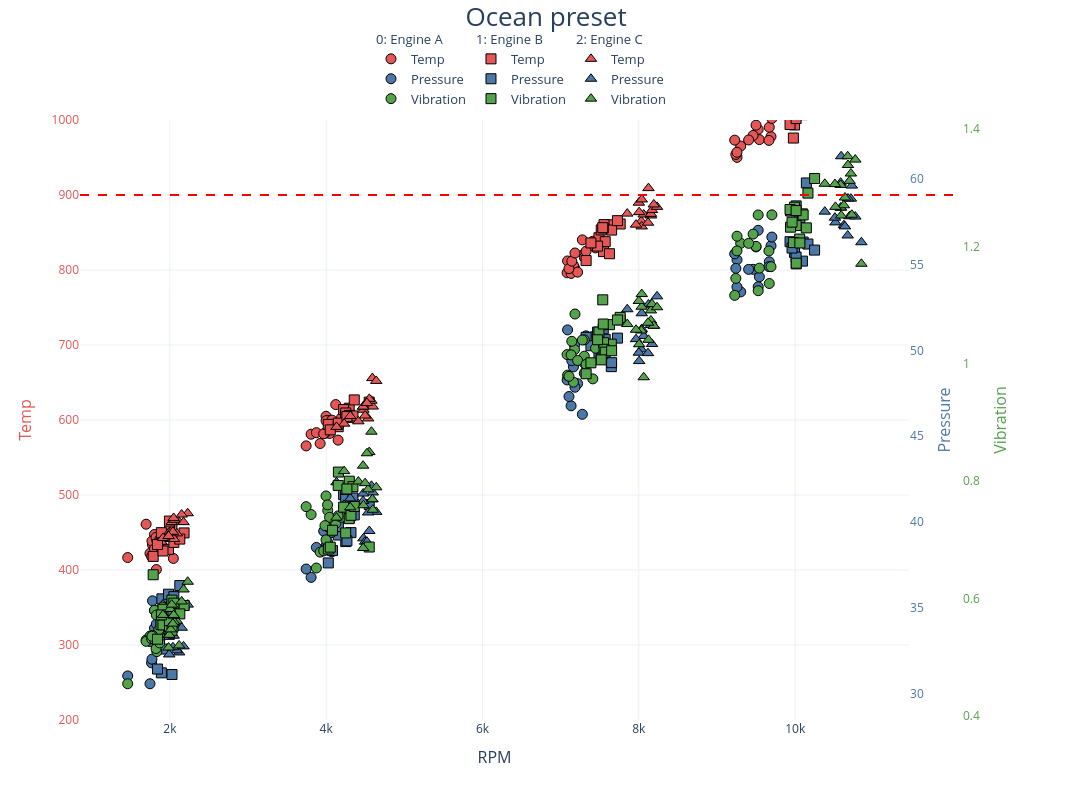

Notebook source saved alongside this figure:
### Markdown cell above
## 3. Variable identity colors carry into multi-axis & dataset_x views

The preset also set per-variable colors via `var_format`. These show up where
variable color is meaningful — the multi-axis (`by='ymult'`) and `by='dataset_x'`
views — independent of the dataset palette.

### Code cell
nb.plot(x="RPM", y=["Temp", "Pressure", "Vibration"], by="ymult")
